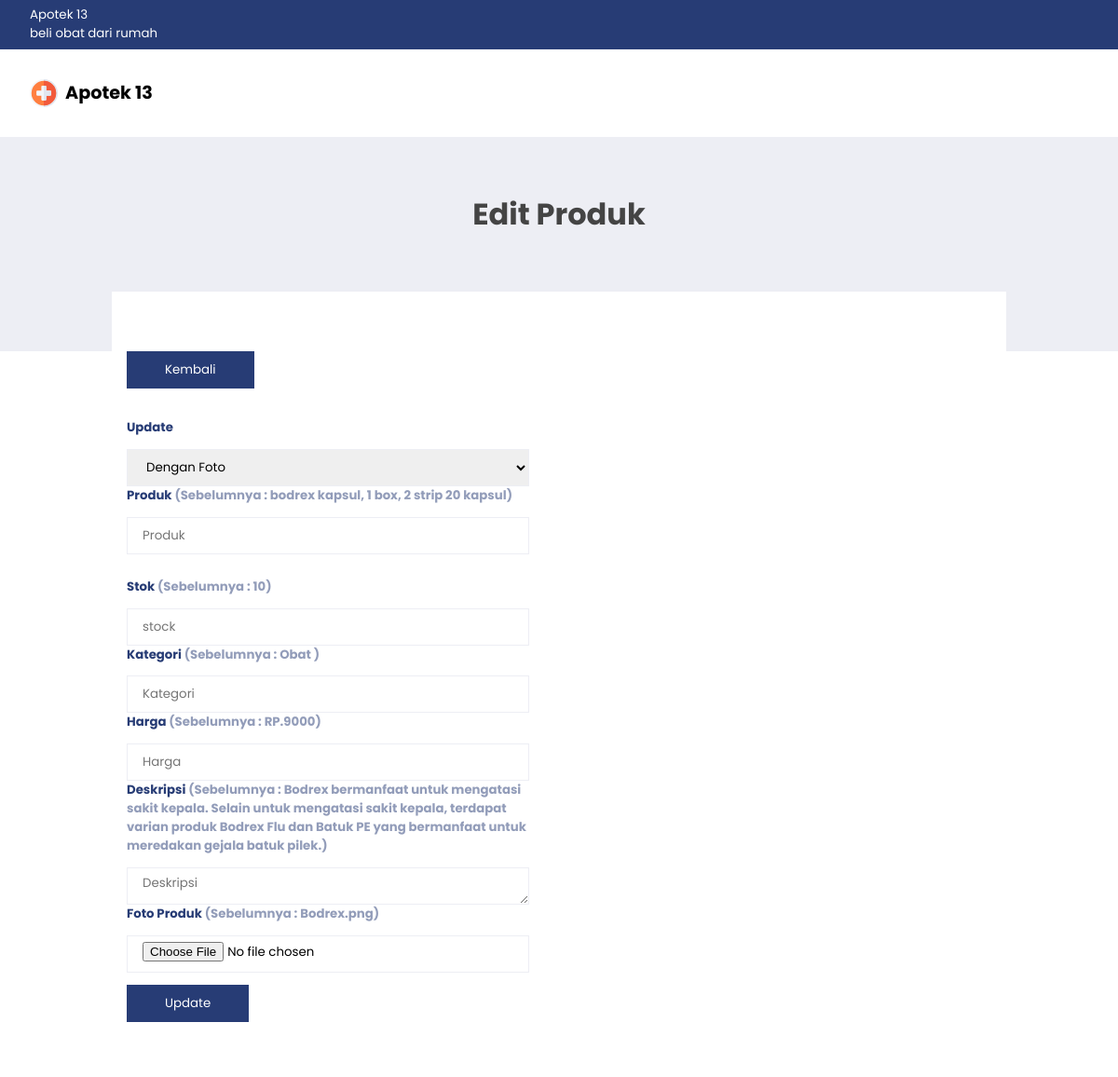
Screenshot of /edit.php?pid=123456 with the database file from the repository.
### tables this page shows
CREATE TABLE `tb_product` (
  `pid` int(6) NOT NULL,
  `name_product` varchar(50) NOT NULL,
  `stock` int(5) NOT NULL,
  `categories` varchar(50) DEFAULT NULL,
  `price` int(10) NOT NULL,
  `deskripsi` varchar(500) DEFAULT NULL,
  `foto_produk` varchar(100) DEFAULT NULL
);

### edit.php (the view, shortened to what this page needs)
<?php
	if (isset($_GET['pid'])) {
	 	$pid = $_GET['pid'];
	 }
include("koneksi.php");
	$table = mysqli_query($mysql, "SELECT * FROM tb_product WHERE pid = $pid");
	while ($prod = mysqli_fetch_array($table)) {
		$produk=$prod['name_product'];
		$stock=$prod['stock'];
		$kategori=$prod['categories'];
		$harga=$prod['price'];
		$deskripsi=$prod['deskripsi'];
		$foto_produk=$prod['foto_produk'];
	}
?>
<!DOCTYPE html>
<html>
<head>
    <link rel="stylesheet" href="mystyle.css" />
    <link
      rel="stylesheet"
      href="https://cdnjs.cloudflare.com/ajax/libs/font-awesome/5.15.3/css/all.min.css"
    />
    <link rel="stylesheet" href="https://cdn.jsdelivr.net/npm/slick-carousel@1.8.1/slick/slick.css" />
    <link rel="stylesheet" href="https://cdn.jsdelivr.net/npm/slick-carousel@1.8.1/slick/slick-theme.css" />
  </head>
  <body style="background-image: url(img/hero.jpg);background-size: cover;background-repeat: no-repeat;">
    <header>
      <nav>
        <div class="top-header">
          <small>
            Apotek 13<br />
            beli obat dari rumah
          </small>
        </div>
        <div class="bot-header">
          <div class="brand">
            <img src="img/pharmacy.svg" width="30px" alt="" />
            <h5>Apotek 13</h5>
          </div>
        </div>
      </nav>
    </header>
      <div class='product-header'>
        <div class='wrapper'>
          <h1>Edit Produk</h1>
        </div>
      </div>
      <div class='product-body'>
        <div class='wrapper'>
          <div class='product-body-grid'>
            <div class='product-details'>
              <div class='product-description'>
                <a href='adminpage.php'><button class='btn btn-main'>Kembali</button></a>
<form method="post" action="add.php" enctype="multipart/form-data">
		<div class='product-description'>
                <h5>Update</h5>
                <div class='product-full-desc'>
                  <select class="form-control" name="fprod">
					<option value="img">Dengan Foto</option>
				</select>
                </div>
                <h5>Produk <span style="opacity: 0.5;">(Sebelumnya : <?php echo $produk;?>)</span></h5>
                <div class='product-full-desc'>
                  <input class="form-control" type="text" name="name_product" placeholder="Produk" >
                  <br>
                </div>
                <h5>Stok <span style="opacity: 0.5;">(Sebelumnya : <?php echo $stock;?>)</span></h5>
                <div class='product-full-desc'>
                	<input class="form-control" type="number" name="stock" placeholder="stock" >
                </div>
                <h5>Kategori  <span style="opacity: 0.5;">(Sebelumnya : <?php echo $kategori;?>)</span></h5>
                <div class='product-full-desc'>
                  <input class="form-control" type="text" name="categories" placeholder="Kategori" >
                  </div>
                <h5>Harga <span style="opacity: 0.5;">(Sebelumnya : RP.<?php echo $harga;?>)</span></h5>
                <div class='product-full-desc'>
                  <input class="form-control" type="number" name="price" placeholder="Harga" >
                </div>
                <h5>Deskripsi <span style="opacity: 0.5;">(Sebelumnya : <?php echo $deskripsi;?>)</span></h5>
                <div class='product-full-desc'>
                  <textarea class="form-control" name="deskripsi" placeholder="Deskripsi" style="max-width: 500px;"></textarea>
                </div>
                <h5>Foto Produk <span style="opacity: 0.5;">(Sebelumnya : <?php echo $foto_produk;?>)</span></h5>
                <div class='product-full-desc'>
                  <input class="form-control" type="file" name="foto_produk" id="foto_produk">
                </div>
                <div class='product-full-desc'>
                  <input class='btn btn-main' type="submit" name="update" value="Update">
                </div>
	</form>
</body>
</html>

### mystyle.css (style rules this page uses)
:root { --primaryColor: #273c75; --accentColor: #edeef4; --textColor: #6b6f81; }
* { padding: 0; margin: 0; text-decoration: none; list-style-type: none; box-sizing: border-box; font-family: "Poppins", sans-serif; }
.top-header, .bot-header { display: flex; justify-content: space-between; padding: 0.4rem 2rem; }
.top-header { background: var(--primaryColor); color: white; }
.bot-header { padding: 2rem; }
.brand { display: flex; }
.brand img { margin-right: 0.5rem; }
.brand h5 { font-size: 1.2rem; }
.wrapper { width: 80%; margin: auto; }
.form-control { width: 100%; display: block; height: 40px; border: 1px solid #edeef4; padding: 0.4rem 1rem; outline: none; }
.btn { height: 40px; padding: 0rem 2.5rem; text-align: center; outline: none; }
.btn-main { background: var(--primaryColor); color: white; border: 1px solid var(--primaryColor); }
.product-header { background: var(--accentColor); padding: 3rem 0rem 7rem 0rem; text-align: center; }
.product-header h1 { color: #444; margin: 0.7rem 0rem; }
.product-body { padding-bottom: 3rem; }
.product-body .wrapper { background: #fff; margin-top: -4rem; }
.product-body-grid { display: grid; grid-template-columns: repeat(2, 1fr); grid-gap: 2rem; }
.product-details { padding: 2rem 1rem; }
.product-description { margin-top: 2rem; }
.product-description h5 { color: var(--primaryColor); margin-bottom: .8rem; }

### rows the page displays
tb_product: name_product "bodrex kapsul, 1 box, 2 strip 20 kapsul", stock "10", categories "Obat", price "9000", deskripsi "Bodrex bermanfaat untuk mengatasi sakit kepala. Selain untuk mengatasi sakit kepala, terdapat varian produk Bodrex Flu dan Batuk PE yang bermanfaat untuk meredakan gejala batuk pilek.", foto_produk "Bodrex.png"
